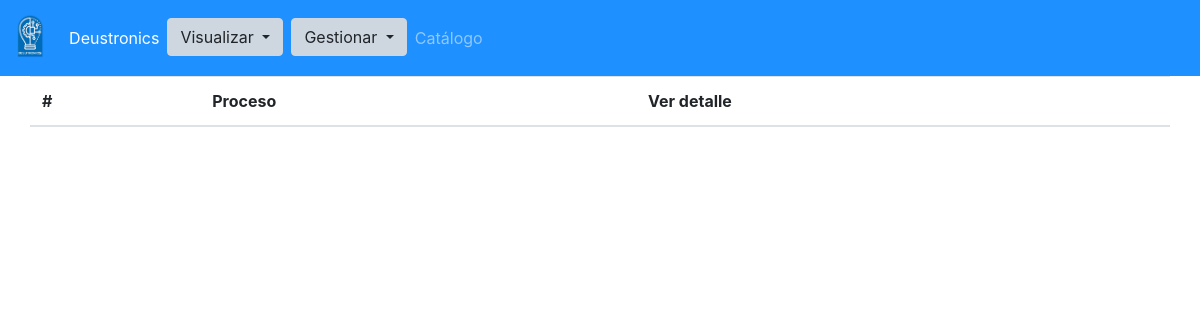
The app's page /procesos/, older data.
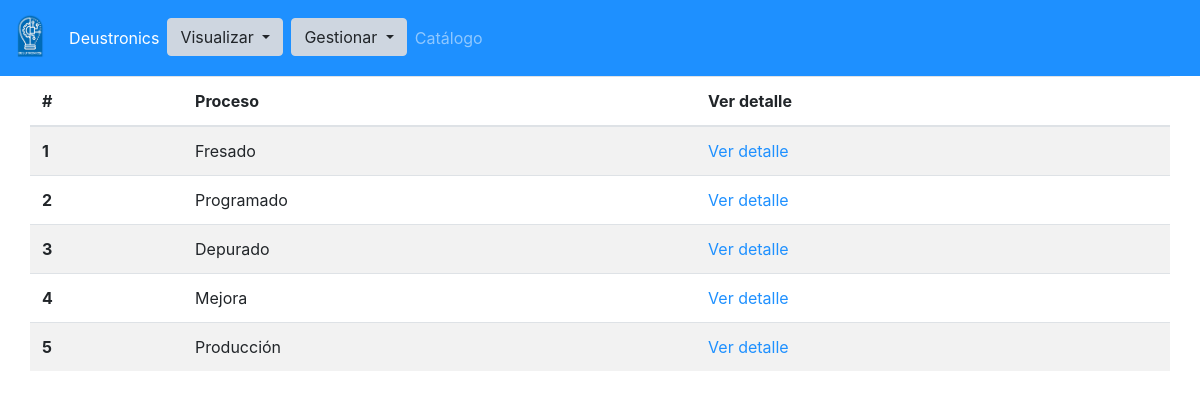
The same page, newer data.
### app/models.py (models this page shows, shortened)
class Proceso(models.Model):
    nombre = models.CharField(max_length=100)

### app/views.py (the view)
# urls.py: path('procesos/', views.ProcesoListView.as_view(), name='proceso_lista'),
class ProcesoListView(ListView):
    model = Proceso
    template_name = 'proceso_lista.html'
    queryset = Proceso.objects.all()
    context_object_name = 'procesos'
    def get_context_data(self, **kwargs):
        context = super(ProcesoListView, self).get_context_data(**kwargs)
        return context

### app/templates/proceso_lista.html
{%extends 'base.html'%} {% block content%}
<table class="table table-striped">
  <thead>
    <tr>
      <th scope="col">#</th>
      <th scope="col">Proceso</th>
      <th scope="col">Ver detalle</th>
    </tr>
  </thead>
  <tbody>
    {%for proceso in procesos%}
    <tr>
      <th scope="row">{{proceso.id}}</th>
      <td>{{proceso.nombre}}</td>
      <td><a href="{%url 'proceso_detalle' proceso.id %}"> Ver detalle</a></td>
    </tr>
    {%endfor%}
  </tbody>
</table>
{%endblock%}

Row changes from the older to the newer data that the page shows:
added Proceso: id "1", nombre "Fresado"
added Proceso: id "2", nombre "Programado"
added Proceso: id "3", nombre "Depurado"
added Proceso: id "4", nombre "Mejora"
added Proceso: id "5", nombre "Producción"
